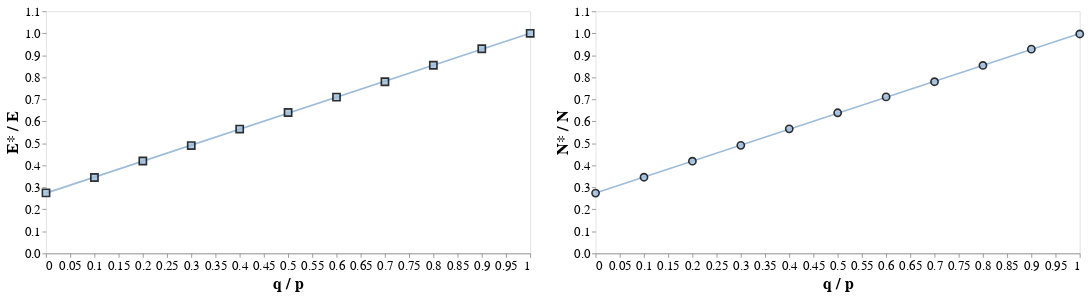

Notebook source saved alongside this figure:
### Code cell
# Faire varier l'axe en 0.10
# appeler Neff et Eeff

degree_chart | hsize_chart
# alt.layer(degree_chart, hsize_chart)

### Figure 1 — Vega specification as saved in the notebook (floating-point values rounded to 4 significant figures)
{"$schema": "https://vega.github.io/schema/vega/v5.json", "data": [{"name": "source_0", "values": [{"p": 0.03, "q": 0.0, "q_frac": 0.0, "peff": 0.03, "Neff": 55.0, "bounds": "p Fixed", "measure": "degree", "q / p": 0.0, "peff / p": 1.0, "neff / Nedges": 0.275, "neff / N": 0.055}, {"p": 0.03, "q": 0.003, "q_frac": 0.1, "peff": 0.03, "Neff": 69.0, "bounds": "p Fixed", "measure": "degree", "q / p": 0.1, "peff / p": 1.0, "neff / Nedges": 0.345, "neff / N": 0.069}, {"p": 0.03, "q": 0.006, "q_frac": 0.2, "peff": 0.03, "Neff": 84.0, "bounds": "p Fixed", "measure": "degree", "q / p": 0.2, "peff / p": 1.0, "neff / Nedges": 0.42, "neff / N": 0.084}, {"p": 0.03, "q": 0.009, "q_frac": 0.3, "peff": 0.03, "Neff": 98.0, "bounds": "p Fixed", "measure": "degree", "q / p": 0.3, "peff / p": 1.0, "neff / Nedges": 0.49, "neff / N": 0.098}, {"p": 0.03, "q": 0.012, "q_frac": 0.4, "peff": 0.03, "Neff": 113.0, "bounds": "p Fixed", "measure": "degree", "q / p": 0.4, "peff / p": 1.0, "neff / Nedges": 0.565, "neff / N": 0.113}, {"p": 0.03, "q": 0.015, "q_frac": 0.5, "peff": 0.03, "Neff": 128.0, "bounds": "p Fixed", "measure": "degree", "q / p": 0.5, "peff / p": 1.0, "neff / Nedges": 0.64, "neff / N": 0.128}, {"p": 0.03, "q": 0.018, "q_frac": 0.6, "peff": 0.03, "Neff": 142.0, "bounds": "p Fixed", "measure": "degree", "q / p": 0.6, "peff / p": 1.0, "neff / Nedges": 0.71, "neff / N": 0.142}, {"p": 0.03, "q": 0.021, "q_frac": 0.7, "peff": 0.03, "Neff": 156.0, "bounds": "p Fixed", "measure": "degree", "q / p": 0.7, "peff / p": 1.0, "neff / Nedges": 0.78, "neff / N": 0.156}, {"p": 0.03, "q": 0.024, "q_frac": 0.8, "peff": 0.03, "Neff": 171.0, "bounds": "p Fixed", "measure": "degree", "q / p": 0.8, "peff / p": 1.0, "neff / Nedges": 0.855, "neff / N": 0.171}, {"p": 0.03, "q": 0.027, "q_frac": 0.9, "peff": 0.03, "Neff": 186.0, "bounds": "p Fixed", "measure": "degree", "q / p": 0.9, "peff / p": 1.0, "neff / Nedges": 0.93, "neff / N": 0.186}, {"p": 0.03, "q": 0.03, "q_frac": 1.0, "peff": 0.03, "Neff": 200.0, "bounds": "p Fixed", "measure": "degree", "q / p": 1.0, "peff / p": 1.0, "neff / Nedges": 1.0, "neff / N": 0.2}]}, {"name": "source_1", "values": [{"p": 0.03, "q": 0.0, "q_frac": 0.0, "peff": 0.03, "Neff": 274.0, "bounds": "p Fixed", "measure": "hsize", "q / p": 0.0, "peff / p": 1.0, "neff / Nedges": 1.37, "neff / N": 0.274}, {"p": 0.03, "q": 0.003, "q_frac": 0.1, "peff": 0.03, "Neff": 346.0, "bounds": "p Fixed", "measure": "hsize", "q / p": 0.1, "peff / p": 1.0, "neff / Nedges": 1.73, "neff / N": 0.346}, {"p": 0.03, "q": 0.006, "q_frac": 0.2, "peff": 0.03, "Neff": 419.0, "bounds": "p Fixed", "measure": "hsize", "q / p": 0.2, "peff / p": 1.0, "neff / Nedges": 2.095, "neff / N": 0.419}, {"p": 0.03, "q": 0.009, "q_frac": 0.3, "peff": 0.03, "Neff": 491.0, "bounds": "p Fixed", "measure": "hsize", "q / p": 0.3, "peff / p": 1.0, "neff / Nedges": 2.455, "neff / N": 0.491}, {"p": 0.03, "q": 0.012, "q_frac": 0.4, "peff": 0.03, "Neff": 566.0, "bounds": "p Fixed", "measure": "hsize", "q / p": 0.4, "peff / p": 1.0, "neff / Nedges": 2.83, "neff / N": 0.566}, {"p": 0.03, "q": 0.015, "q_frac": 0.5, "peff": 0.03, "Neff": 639.0, "bounds": "p Fixed", "measure": "hsize", "q / p": 0.5, "peff / p": 1.0, "neff / Nedges": 3.195, "neff / N": 0.639}, {"p": 0.03, "q": 0.018, "q_frac": 0.6, "peff": 0.03, "Neff": 711.0, "bounds": "p Fixed", "measure": "hsize", "q / p": 0.6, "peff / p": 1.0, "neff / Nedges": 3.555, "neff / N": 0.711}, {"p": 0.03, "q": 0.021, "q_frac": 0.7, "peff": 0.03, "Neff": 780.0, "bounds": "p Fixed", "measure": "hsize", "q / p": 0.7, "peff / p": 1.0, "neff / Nedges": 3.9, "neff / N": 0.78}, {"p": 0.03, "q": 0.024, "q_frac": 0.8, "peff": 0.03, "Neff": 854.0, "bounds": "p Fixed", "measure": "hsize", "q / p": 0.8, "peff / p": 1.0, "neff / Nedges": 4.27, "neff / N": 0.854}, {"p": 0.03, "q": 0.027, "q_frac": 0.9, "peff": 0.03, "Neff": 928.0, "bounds": "p Fixed", "measure": "hsize", "q / p": 0.9, "peff / p": 1.0, "neff / Nedges": 4.64, "neff / N": 0.928}, {"p": 0.03, "q": 0.03, "q_frac": 1.0, "peff": 0.03, "Neff": 997.0, "bounds": "p Fixed", "measure": "hsize", "q / p": 1.0, "peff / p": 1.0, "neff / Nedges": 4.985, "neff / N": 0.997}]}, {"name": "data_0", "source": "source_0", "transform": [{"type": "regression", "as": ["q / p", "neff / Nedges"], "y": "neff / Nedges", "x": "q / p", "params": false}, {"type": "project", "fields": ["neff / Nedges", "q / p"]}]}, {"name": "data_1", "values": [{"neff / Nedges": 0.275, "q / p": 0.0}, {"neff / Nedges": 0.345, "q / p": 0.1}, {"neff / Nedges": 0.42, "q / p": 0.2}, {"neff / Nedges": 0.49, "q / p": 0.3}, {"neff / Nedges": 0.565, "q / p": 0.4}, {"neff / Nedges": 0.64, "q / p": 0.5}, {"neff / Nedges": 0.71, "q / p": 0.6}, {"neff / Nedges": 0.78, "q / p": 0.7}, {"neff / Nedges": 0.855, "q / p": 0.8}, {"neff / Nedges": 0.93, "q / p": 0.9}, {"neff / Nedges": 1.0, "q / p": 1.0}]}, {"name": "data_2", "source": "source_1", "transform": [{"type": "regression", "x": "q / p", "y": "neff / N", "as": ["q / p", "neff / N"]}, {"type": "project", "fields": ["neff / N", "q / p"]}]}, {"name": "data_3", "values": [{"neff / N": 0.274, "q / p": 0.0}, {"neff / N": 0.346, "q / p": 0.1}, {"neff / N": 0.419, "q / p": 0.2}, {"neff / N": 0.491, "q / p": 0.3}, {"neff / N": 0.566, "q / p": 0.4}, {"neff / N": 0.639, "q / p": 0.5}, {"neff / N": 0.711, "q / p": 0.6}, {"neff / N": 0.78, "q / p": 0.7}, {"neff / N": 0.854, "q / p": 0.8}, {"neff / N": 0.928, "q / p": 0.9}, {"neff / N": 0.997, "q / p": 1.0}]}], "signals": [{"name": "childWidth", "value": 600}], "marks": [{"type": "group", "name": "concat_0_group", "encode": {"update": {"width": {"signal": "childWidth"}, "height": {"signal": "height"}}}, "marks": [{"type": "line", "name": "concat_0_layer_0_marks", "from": {"data": "data_0"}, "sort": {"field": "datum[\"q / p\"]"}, "encode": {"update": {"description": {"signal": "\"q / p: \" + (format(datum[\"q / p\"], \"\")) + \"; E* / E: \" + (format(datum[\"neff / Nedges\"], \"\"))"}, "defined": {"signal": "isValid(datum[\"q / p\"]) && isFinite(+datum[\"q / p\"]) && isValid(datum[\"neff / Nedges\"]) && isFinite(+datum[\"neff / Nedges\"])"}, "x": {"field": "q / p", "scale": "concat_0_x"}, "y": {"field": "neff / Nedges", "scale": "concat_0_y"}, "stroke": {"value": "#9ebcda"}}}, "style": ["line"]}, {"type": "symbol", "name": "concat_0_layer_1_marks", "from": {"data": "data_1"}, "encode": {"update": {"size": {"value": 80}, "shape": {"value": "square"}, "ariaRoleDescription": {"value": "point"}, "x": {"field": "q / p", "scale": "concat_0_x"}, "fill": {"value": "#9ebcda"}, "y": {"field": "neff / Nedges", "scale": "concat_0_y"}, "opacity": {"value": 0.8}, "description": {"signal": "\"q / p: \" + (format(datum[\"q / p\"], \"\")) + \"; E* / E: \" + (format(datum[\"neff / Nedges\"], \"\"))"}, "stroke": {"value": "black"}}}, "style": ["point"]}], "axes": [{"scale": "concat_0_x", "labelFlush": true, "tickCount": {"signal": "ceil(childWidth/40)"}, "format": "", "orient": "bottom", "grid": false, "title": "q / p", "labelOverlap": true, "zindex": 0}, {"scale": "concat_0_y", "tickCount": {"signal": "ceil(height/40)"}, "orient": "left", "grid": false, "zindex": 0, "title": "E* / E", "labelOverlap": true}], "style": "cell"}, {"type": "group", "name": "concat_1_group", "encode": {"update": {"width": {"signal": "childWidth"}, "height": {"signal": "height"}}}, "marks": [{"type": "line", "name": "concat_1_layer_0_marks", "from": {"data": "data_2"}, "sort": {"field": "datum[\"q / p\"]"}, "encode": {"update": {"x": {"field": "q / p", "scale": "concat_1_x"}, "stroke": {"value": "#9ebcda"}, "description": {"signal": "\"q / p: \" + (format(datum[\"q / p\"], \"\")) + \"; N* / N: \" + (format(datum[\"neff / N\"], \"\"))"}, "y": {"field": "neff / N", "scale": "concat_1_y"}, "defined": {"signal": "isValid(datum[\"q / p\"]) && isFinite(+datum[\"q / p\"]) && isValid(datum[\"neff / N\"]) && isFinite(+datum[\"neff / N\"])"}}}, "style": ["line"]}, {"type": "symbol", "name": "concat_1_layer_1_marks", "from": {"data": "data_3"}, "encode": {"update": {"stroke": {"value": "black"}, "x": {"field": "q / p", "scale": "concat_1_x"}, "fill": {"value": "#9ebcda"}, "y": {"field": "neff / N", "scale": "concat_1_y"}, "description": {"signal": "\"q / p: \" + (format(datum[\"q / p\"], \"\")) + \"; N* / N: \" + (format(datum[\"neff / N\"], \"\"))"}, "ariaRoleDescription": {"value": "point"}, "opacity": {"value": 0.8}, "size": {"value": 80}}}, "style": ["point"]}], "axes": [{"scale": "concat_1_x", "labelOverlap": true, "orient": "bottom", "grid": false, "tickCount": {"signal": "ceil(childWidth/40)"}, "format": "", "zindex": 0, "title": "q / p", "labelFlush": true}, {"scale": "concat_1_y", "labelOverlap": true, "zindex": 0, "orient": "left", "tickCount": {"signal": "ceil(height/40)"}, "grid": false, "title": "N* / N"}], "style": "cell"}], "scales": [{"name": "concat_0_x", "type": "linear", "domain": {"fields": [{"data": "data_0", "field": "q / p"}, {"data": "data_1", "field": "q / p"}]}, "range": [0, {"signal": "childWidth"}], "nice": true, "zero": false}, {"name": "concat_0_y", "type": "linear", "domain": [0, 1.1], "range": [{"signal": "height"}, 0], "zero": true}, {"name": "concat_1_x", "type": "linear", "domain": {"fields": [{"data": "data_2", "field": "q / p"}, {"data": "data_3", "field": "q / p"}]}, "range": [0, {"signal": "childWidth"}], "zero": false, "nice": true}, {"name": "concat_1_y", "type": "linear", "domain": [0, 1.1], "range": [{"signal": "height"}, 0], "zero": true}], "background": "white", "height": 300, "config": {"mark": {"fill": "#9ebcda"}, "axisX": {"labelFont": "monospace", "labelFontSize": 16, "titleFontSize": 20, "grid": false}, "axisY": {"domain": false, "grid": false, "labelFont": "monospace", "labelFontSize": 16, "titleFontSize": 20}, "legend": {"titleFontSize": 20, "labelFontSize": 16}, "style": {"cell": {"height": 300, "width": 300}, "line": {"fill": null, "stroke": "black"}, "group-title": {"fontSize": 18, "font": "monospace", "fontColor": "#000000"}}}, "padding": 5, "layout": {"padding": 20, "bounds": "full", "align": "each"}}
